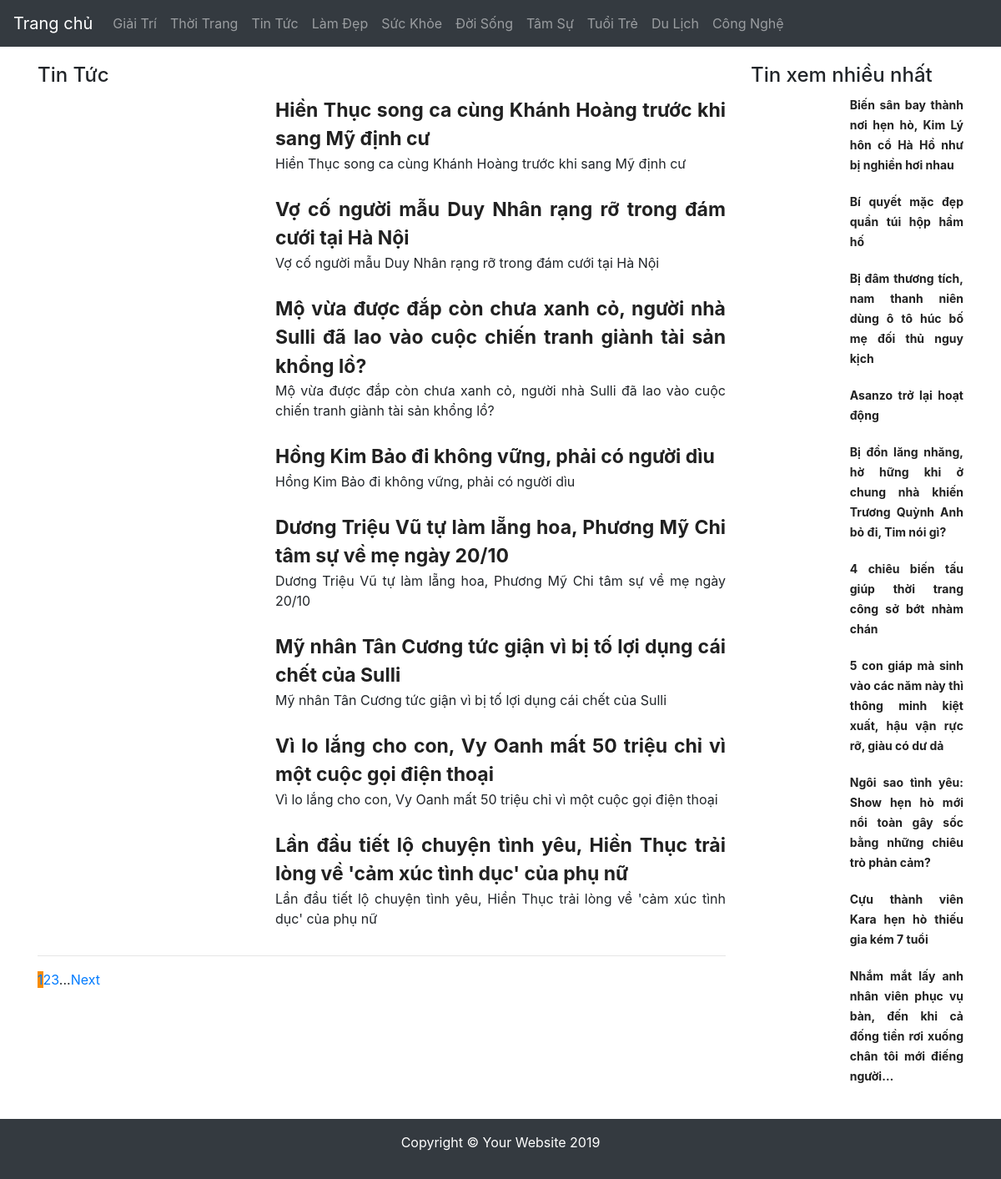
/nhac-phim/, run on the app's committed database.
### tables this page shows
CREATE TABLE `category` (
  `category_id` int(11) NOT NULL,
  `parent_id` int(11) NOT NULL,
  `user_id` int(11) NOT NULL,
  `category_name` varchar(200) NOT NULL,
  `category_image` varchar(200) NOT NULL,
  `category_slug` varchar(200) NOT NULL,
  `category_template` int(2) NOT NULL,
  `category_home_order` int(2) NOT NULL,
  `category_header_order` int(2) NOT NULL,
  `category_footer_order` int(2) NOT NULL,
  `category_cms_order` int(2) NOT NULL,
  `category_menu_order` int(4) NOT NULL,
  `category_status` int(1) NOT NULL,
  `category_title` varchar(255) NOT NULL,
  `category_keyword` varchar(200) NOT NULL,
  `category_description` text NOT NULL,
  `category_link_title` varchar(255) NOT NULL,
  `is_outside` tinyint(1) NOT NULL,
  `category_redirect_link` varchar(200) NOT NULL
);

CREATE TABLE `news` (
  `news_id` int(11) NOT NULL,
  `user_id` int(11) NOT NULL,
  `modified_user` int(11) NOT NULL,
  `approved_user` int(11) NOT NULL,
  `news_title` varchar(200) NOT NULL,
  `news_title_english` varchar(200) NOT NULL,
  `news_image` varchar(200) NOT NULL,
  `news_sapo` varchar(1000) NOT NULL,
  `news_content` longtext NOT NULL,
  `news_slug` varchar(255) NOT NULL,
  `news_tag_slug` varchar(200) DEFAULT NULL,
  `news_tag` varchar(200) DEFAULT NULL,
  `is_outside` tinyint(2) NOT NULL,
  `news_redirect_link` varchar(250) NOT NULL,
  `news_published_date` int(11) NOT NULL,
  `news_modified_date` int(11) NOT NULL,
  `category_id` int(11) NOT NULL,
  `source_name` varchar(255) NOT NULL,
  `is_video` int(1) NOT NULL,
  `is_sensitive` int(11) NOT NULL COMMENT 'Sensitive content won''t show GA',
  `visit_count` int(11) NOT NULL,
  `news_status` int(1) NOT NULL,
  `news_seo_title` varchar(200) NOT NULL,
  `news_seo_description` varchar(200) NOT NULL,
  `news_seo_keyword` varchar(200) NOT NULL,
  `news_relation` varchar(200) NOT NULL,
  `news_note` varchar(255) NOT NULL,
  `royalty_id` int(1) NOT NULL
);

### view/templates/web/category/Category.tpl.php (the view, shortened to what the rows shown need)
<?php
$domain = Context::getInstance()->getFront()->getRequest()->getDomain() . '/';
?>
<div class="col-md-9">
    <?php
    if (isset($this->data) && !empty($this->data)):
        $category = $this->data['category'];
        ?>
        <h4> <?php echo $category['category_name'] ?></h4>
        <?php foreach ($this->data["news"] as $item): ?>
        <div class="new-item">
            <div class="row">
                <div class="col-md-4">
                </div>
                <div class="col-md-8 text-justify">
                    <a href="<?= $domain.$item['news_link'] ?>" class="news_title"><?= $item['news_title'] ?></a>
                    <p><?= $item['news_seo_title'] ?></p>
                </div>
            </div>
        </div>
    <?php endforeach; ?>
        <hr>
    <?php endif; ?>
    <?php
    echo Util::paginate(1000, $this->pageIndex, $domain.$this->pageUrl , 'paging', 'trang-');
    ?>
</div>

### view/templates/web/common/Header.tpl.php (shortened to what the rows shown need)
<body>
<?php
$domain = Context::getInstance()->getFront()->getRequest()->getDomain() . '/';
?>
<div class="container-fluid" style="margin-bottom: 20px">
    <nav class="navbar navbar-expand-md bg-dark navbar-dark row">
        <div class="collapse navbar-collapse" id="collapsibleNavbar">
            <ul class="navbar-nav">
                <?php
                if (isset($this->categories) && !empty($this->categories)):
                    foreach ($this->categories as $category):
                        ?>
                        <li class="nav-item">
                            <a class="nav-link" href="<?php echo $domain.$category['category_link'] ?>"><?= $category['category_name'] ?></a>
                        </li>
                    <?php endforeach;
                endif ?>
            </ul>
        </div>
    </nav>
</div>

### view/templates/web/common/NavBar.tpl.php (shortened to what the rows shown need)
<div class="col-md-3">
    <?php $domain = Context::getInstance()->getFront()->getRequest()->getDomain() . '/'; ?>
    <?php foreach ($this->data as $item): ?>
        <div class="row" style="margin-bottom: 20px">
            <div class="col-md-5">
            </div>
            <div class="col-md-7 text-justify">
                <a style="font-size: 14px" href="<?= $domain . $item['news_link'] ?>"
                   class="news_title"><?= $item['news_title'] ?></a>
            </div>
        </div>
    <?php endforeach; ?>
</div>

### data on the page
category: category_name "Giải Trí"
category: category_name "Thời Trang"
category: category_name "Tin Tức"
category: category_name "Làm Đẹp"
category: category_name "Sức Khỏe"
category: category_name "Đời Sống"
category: category_name "Tâm Sự"
category: category_name "Tuổi Trẻ"
category: category_name "Du Lịch"
category: category_name "Công Nghệ"
news: news_title "Hiền Thục song ca cùng Khánh Hoàng trước khi sang Mỹ định cư", news_seo_title "Hiền Thục song ca cùng Khánh Hoàng trước khi sang Mỹ định cư"
news: news_title "Vợ cố người mẫu Duy Nhân rạng rỡ trong đám cưới tại Hà Nội", news_seo_title "Vợ cố người mẫu Duy Nhân rạng rỡ trong đám cưới tại Hà Nội"
news: news_title "Mộ vừa được đắp còn chưa xanh cỏ, người nhà Sulli đã lao vào cuộc chiến tranh giành tài sản khổng lồ?", news_seo_title "Mộ vừa được đắp còn chưa xanh cỏ, người nhà Sulli đã lao vào cuộc chiến tranh giành tài sản khổng lồ?"
news: news_title "Hồng Kim Bảo đi không vững, phải có người dìu", news_seo_title "Hồng Kim Bảo đi không vững, phải có người dìu"
news: news_title "Dương Triệu Vũ tự làm lẵng hoa, Phương Mỹ Chi tâm sự về mẹ ngày 20/10", news_seo_title "Dương Triệu Vũ tự làm lẵng hoa, Phương Mỹ Chi tâm sự về mẹ ngày 20/10"
news: news_title "Mỹ nhân Tân Cương tức giận vì bị tố lợi dụng cái chết của Sulli", news_seo_title "Mỹ nhân Tân Cương tức giận vì bị tố lợi dụng cái chết của Sulli"
news: news_title "Vì lo lắng cho con, Vy Oanh mất 50 triệu chỉ vì một cuộc gọi điện thoại", news_seo_title "Vì lo lắng cho con, Vy Oanh mất 50 triệu chỉ vì một cuộc gọi điện thoại"
news: news_title "Lần đầu tiết lộ chuyện tình yêu, Hiền Thục trải lòng về 'cảm xúc tình dục' của phụ nữ", news_seo_title "Lần đầu tiết lộ chuyện tình yêu, Hiền Thục trải lòng về 'cảm xúc tình dục' của phụ nữ"
news: news_title "Biến sân bay thành nơi hẹn hò, Kim Lý hôn cổ Hà Hồ như bị nghiền hơi nhau"
news: news_title "Bí quyết mặc đẹp quần túi hộp hầm hố"
news: news_title "Bị đâm thương tích, nam thanh niên dùng ô tô húc bố mẹ đối thủ nguy kịch"
news: news_title "Asanzo trở lại hoạt động"
news: news_title "Bị đồn lăng nhăng, hờ hững khi ở chung nhà khiến Trương Quỳnh Anh bỏ đi, Tim nói gì?"
news: news_title "4 chiêu biến tấu giúp thời trang công sở bớt nhàm chán"
news: news_title "5 con giáp mà sinh vào các năm này thì thông minh kiệt xuất, hậu vận rực rỡ, giàu có dư dả"
news: news_title "Ngôi sao tình yêu: Show hẹn hò mới nổi toàn gây sốc bằng những chiêu trò phản cảm?"
news: news_title "Cựu thành viên Kara hẹn hò thiếu gia kém 7 tuổi"
news: news_title "Nhắm mắt lấy anh nhân viên phục vụ bàn, đến khi cả đống tiền rơi xuống chân tôi mới điếng người…"
